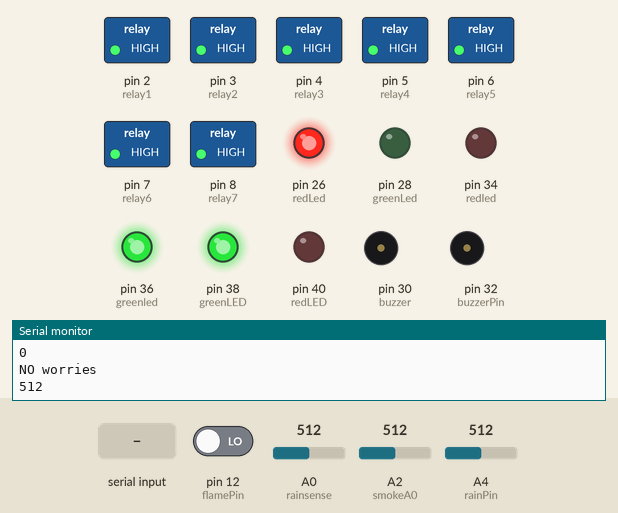
Recording of a sketch running on a simulated Arduino Mega 2560, built with avr-gcc and run on an emulated ATmega2560. Parts: switched loads named in the sketch (green lamp = pin HIGH), output pins drawn as LEDs (lit = HIGH), buzzer (waves = sounding, pin HIGH), the last lines printed to the serial monitor. The test bench sets the inputs (shaded band); at power-on: A2 (smokeA0) = 512, A4 (rainPin) = 512, pin 12 (flamePin) LOW, A0 (rainsense) = 512.

Above: at 2.7 s.
2.8 s: A2 (smokeA0) set to 409
9.0 s: A2 (smokeA0) set to 385
At 10.1 s:
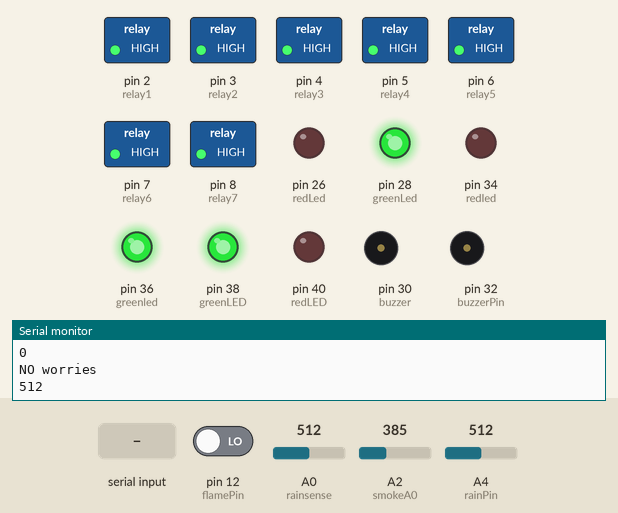
11.6 s: A4 (rainPin) set to 784
14.2 s: A4 (rainPin) set to 809
At 15.4 s:
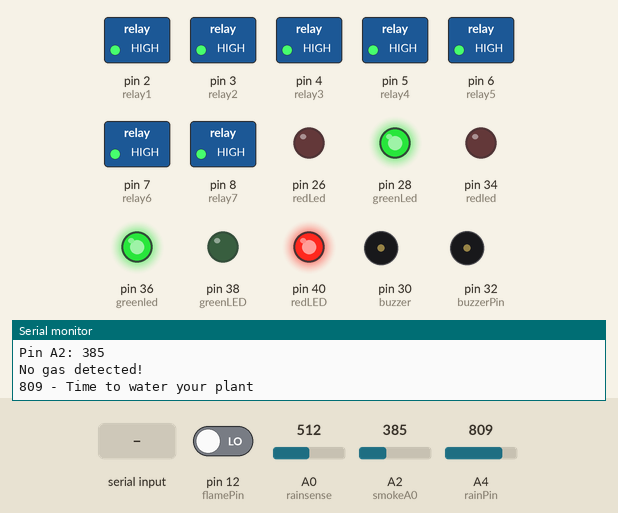
16.8 s: pin 12 (flamePin) driven HIGH
At 17.9 s:
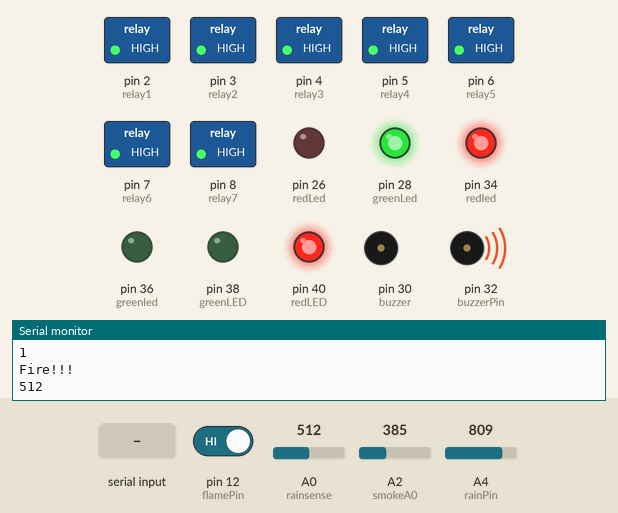
19.4 s: "A" received over the second serial link
At 20.5 s:
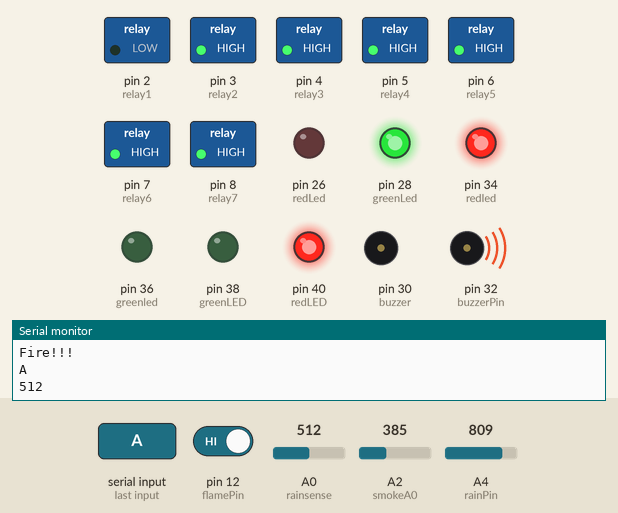
Timing chart, 0 to 22.4 s (numbered marks = the images above; inputs shaded):
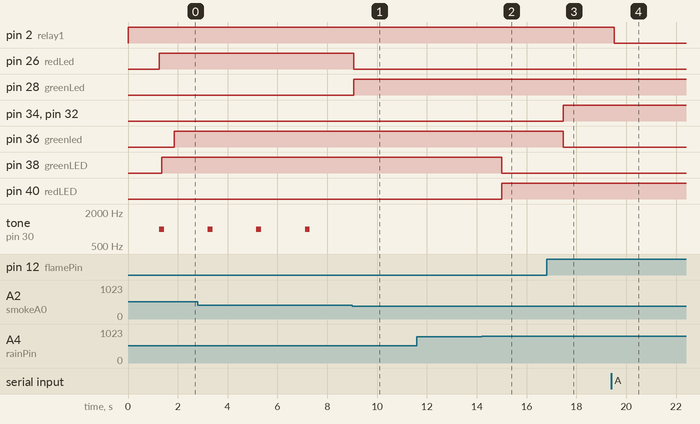

Measured:
- the behaviour switches between 401 and 400 on A2 (smokeA0) (found by bisection; images 0 and 1)
- the behaviour switches between 799 and 800 on A4 (rainPin) (found by bisection; images 1 and 2)
- after the input at 9.0 s, pin 26 (redLed): HIGH → LOW after 0.06 s; pin 28 (greenLed): LOW → HIGH after 0.06 s; tone on pin 30 (buzzer): stops changing and stays silent
- after the input at 14.2 s, pin 38 (greenLED): HIGH → LOW after 0.81 s; pin 40 (redLED): LOW → HIGH after 0.81 s
- after the input at 16.8 s, pin 34 (redled), pin 32 (buzzerPin): LOW → HIGH after 0.66 s; pin 36 (greenled): HIGH → LOW after 0.66 s
- after the input at 19.4 s, pin 2 (relay1): HIGH → LOW after 0.13 s
- by itself, tone on pin 30 (buzzer): alternates 1000 Hz for 0.20 s and silent for 1.8 s

The sketch:

8relay_sab.ino
```cpp
#include<SoftwareSerial.h>
SoftwareSerial mySerial(10,11);
int rainsense= A0; // analog sensor input pin 0
int buzzerout= 22; // digital output pin 10 - buzzer output
int countval= 0; // counter value starting from 0 and goes up by 1 every second
int ledout= 24;
int redLed = 26;//gas red led
int greenLed = 28;//gas red led
int buzzer = 30;//gas buzzer
int smokeA0 = A2; //gas sensor
// Your threshold value
int sensorThres = 400;
const int buzzerPin = 32;//flame buzzer
const int flamePin =12;//flame
int Flame = HIGH;
int redled =34 ;//flame red
int greenled = 36;//flame green
int rainPin = A4;//soil sensor
int greenLED = 38;//soil led
int redLED = 40;//soil led
int thresholdValue = 800;
String inputs;
#define relay1 2 //Connect relay1 to pin 9
#define relay2 3 //Connect relay2 to pin 8
#define relay3 4 //Connect relay3 to pin 7
#define relay4 5 //Connect relay4 to pin 6
#define relay5 6 //Connect relay5 to pin 5
#define relay6 7 //Connect relay6 to pin 4
#define relay7 8 //Connect relay7 to pin 3
#define relay8 9 //Connect relay8 to pin 2
void setup()
{
mySerial.begin(9600);
Serial.begin(9600); //Set rate for communicating with phone
pinMode(buzzerout, OUTPUT);
pinMode(ledout, OUTPUT);
pinMode(rainsense, INPUT);
pinMode(redLed, OUTPUT);//gas
pinMode(greenLed, OUTPUT);//gas
pinMode(buzzer, OUTPUT);//gas
pinMode(smokeA0, INPUT);//gas
pinMode(buzzerPin, OUTPUT);//flame
pinMode(redled, OUTPUT);//flame
pinMode(greenled, OUTPUT);//flame
pinMode(flamePin, INPUT);//flame
pinMode(rainPin, INPUT);//soil
pinMode(greenLED, OUTPUT);//soil
pinMode(redLED, OUTPUT);//soil
digitalWrite(greenLED, LOW);//soil
digitalWrite(redLED, LOW);//soil
pinMode(relay1, OUTPUT); //Set relay1 as an output
pinMode(relay2, OUTPUT); //Set relay2 as an output
pinMode(relay3, OUTPUT); //Set relay1 as an output
pinMode(relay4, OUTPUT); //Set relay2 as an output
pinMode(relay5, OUTPUT); //Set relay1 as an output
pinMode(relay6, OUTPUT); //Set relay2 as an output
pinMode(relay7, OUTPUT); //Set relay1 as an output
pinMode(relay8, OUTPUT); //Set relay2 as an output
digitalWrite(relay1, HIGH); //Switch relay1 off
digitalWrite(relay2, HIGH); //Swtich relay2 off
digitalWrite(relay3, HIGH); //Switch relay1 off
digitalWrite(relay4, HIGH); //Swtich relay2 off
digitalWrite(relay5, HIGH); //Switch relay1 off
digitalWrite(relay6, HIGH); //Swtich relay2 off
digitalWrite(relay7, HIGH); //Switch relay1 off
digitalWrite(relay8, HIGH); //Swtich relay2 off
}
void loop()
{
 int rainSenseReading = analogRead(rainsense);
   Serial.println(rainSenseReading); // serial monitoring message
   delay(250);// rain sensing value from 0 to 1023.
   // from heavy rain - no rain.
   if (countval >= 35){
      Serial.print("Heavy rain");
      digitalWrite(buzzerout, HIGH);  //raise an alert after x time
      digitalWrite(ledout, HIGH);  // led glow
   }
   //raining for long duration rise buzzer sound
   // there is no rain then reset the counter value
   if (rainSenseReading <500){
      countval++; // increment count value
   }
   else if (rainSenseReading >500) { // if not raining
      digitalWrite(buzzerout, LOW); // turn off buzzer
      digitalWrite(ledout, LOW); // turn off led
      countval = 0; // reset count to 0
   }
   delay(1000);
int analogSensor = analogRead(smokeA0);

  Serial.print("Pin A2: ");
  Serial.println(analogSensor);
  // Checks if it has reached the threshold value
  if (analogSensor > sensorThres)
  {
    Serial.println("Gas detected!");
    digitalWrite(redLed, HIGH);
    digitalWrite(greenLed, LOW);
    tone(buzzer, 1000, 200);
  }
  else
  {
    Serial.println("No gas detected!");
    digitalWrite(redLed, LOW);
    digitalWrite(greenLed, HIGH);
    noTone(buzzer);
  }
  delay(100);
int sensorValue = analogRead(rainPin);
  Serial.print(sensorValue);
  if(sensorValue < thresholdValue){
    Serial.println(" - Doesn't need watering");
    digitalWrite(redLED, LOW);
    digitalWrite(greenLED, HIGH);
  }
  else {
    Serial.println(" - Time to water your plant");
    digitalWrite(redLED, HIGH);
    digitalWrite(greenLED, LOW);
  }
  delay(500);
  Flame = digitalRead(flamePin);
  Serial.println(Flame);
  if (Flame==HIGH)
  {
    Serial.println("Fire!!!");
    digitalWrite(buzzerPin,HIGH);
    digitalWrite(redled, HIGH);
    digitalWrite(greenled, LOW);}
  else
  {
    Serial.println("NO worries");
    digitalWrite(buzzerPin,LOW);
    digitalWrite(greenled, HIGH);
    digitalWrite(redled, LOW);
  }
  delay(100);
while(mySerial.available()) //Check if there are available bytes to read
{
delay(10); //Delay to make it stable
char c = mySerial.read(); //Conduct a serial read
if (c == '#'){
break; //Stop the loop once # is detected after a word
}
inputs += c; //Means inputs = inputs + c
}
if (inputs.length() >0)
{
Serial.println(inputs);

if(inputs == "A")
{
digitalWrite(relay1, LOW);
}
else if(inputs == "a")
{
digitalWrite(relay1, HIGH);
}
else if(inputs == "B")
{
digitalWrite(relay2, LOW);
}
else if(inputs == "b")
{
digitalWrite(relay2, HIGH);
}
else if(inputs == "C")
{
digitalWrite(relay3, LOW);
}
else if(inputs == "c")
{
digitalWrite(relay3, HIGH);
}
else if(inputs == "D")
{
digitalWrite(relay4, LOW);
}
else if(inputs == "d")
{
digitalWrite(relay4, HIGH);
}
else if(inputs == "E")
{
digitalWrite(relay5, LOW);
}
else if(inputs == "e")
{
digitalWrite(relay5, HIGH);
}
else if(inputs == "F")
{
digitalWrite(relay6, LOW);
}
else if(inputs == "f")
{
digitalWrite(relay6, HIGH);
}
else if(inputs == "G")
{
digitalWrite(relay7, LOW);
}
else if(inputs == "g")
{
digitalWrite(relay7, HIGH);
}
else if(inputs == "H")
{
digitalWrite(relay8, LOW);
}
else if(inputs == "h")
{
digitalWrite(relay8, HIGH);
}
inputs="";
}
}
```
